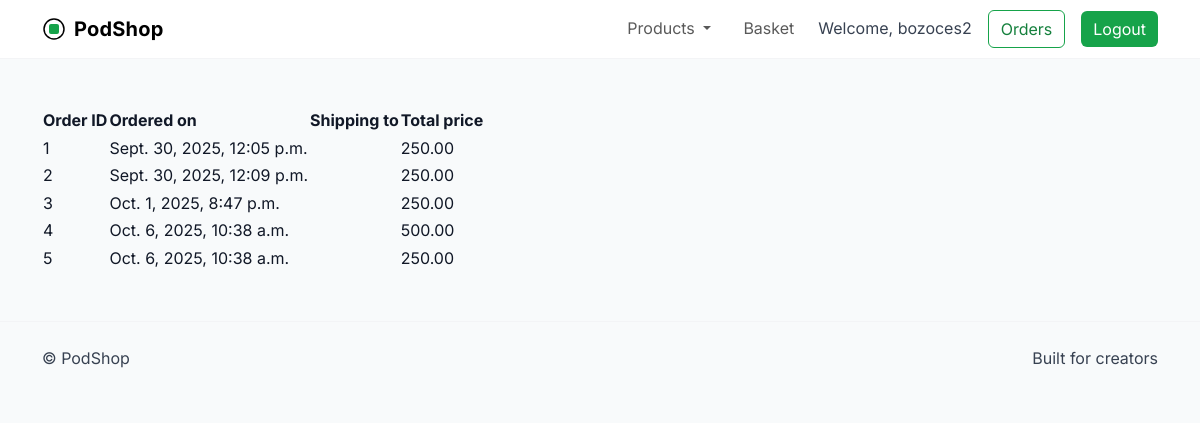
/orderhistory/ (signed in), run on an earlier commit of the app's database.
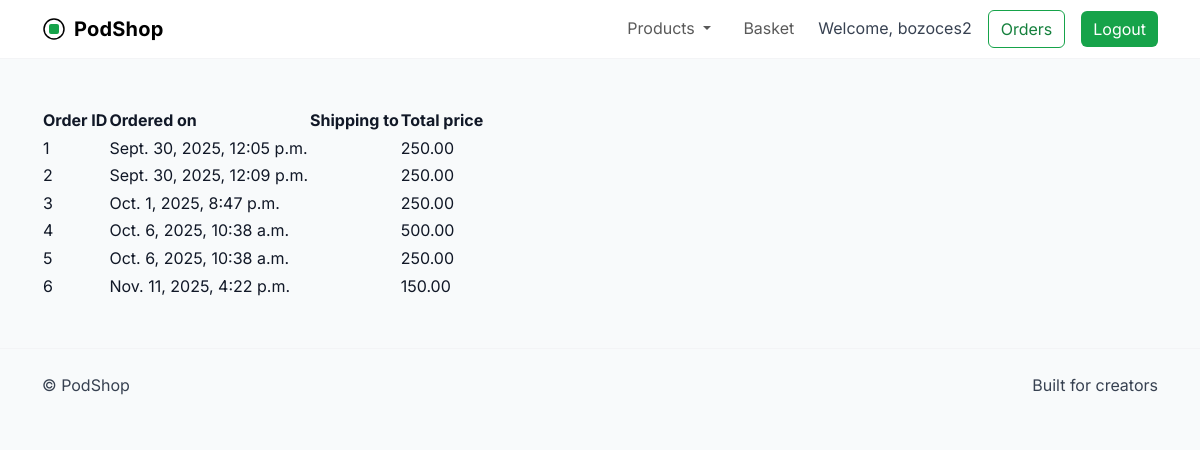
And on a later commit of the database.
### mikeshop/models.py (models this page shows, shortened)
class User(AbstractUser):
    pass

class Order(models.Model):
    id = models.AutoField(primary_key=True)
    date_ordered = models.DateTimeField(auto_now_add=True)
    basket_id = models.ForeignKey(Basket, on_delete=models.CASCADE)
    user_id = models.ForeignKey(User, on_delete=models.CASCADE)
    total_price = models.DecimalField(max_digits=6, decimal_places=2, default=0.0)
    first_name = models.CharField(max_length=100, default="")
    last_name = models.CharField(max_length=100, default="")
    email = models.EmailField(default="")
    phone = models.CharField(max_length=20, default="")
    address1 = models.CharField("Address line 1", max_length=100, default="")
    address2 = models.CharField("Address line 2", max_length=100, default="")
    city = models.CharField(max_length=100, default="")
    eircode = models.CharField(max_length=10, default="")
    payment_method = models.CharField(max_length=50, default="")

### mikeshop/views.py (the view)
# urls.py: path('orderhistory/', views.previous_orders, name="order_history"),
@login_required
def previous_orders(request):
    user = request.user
    orders = Order.objects.filter(user_id=user)
    return render(request, 'previous_orders.html', {'orders':orders})

### mikeshop/templates/previous_orders.html (shortened to what this page needs)
{% extends 'base.html' %}
{% block content %}
<table>
    <thead>
        <tr>
            <th>Order ID</th>
            <th>Ordered on</th>
            <th>Shipping to</th>
            <th>Total price</th>
        </tr>
    </thead>
    <tbody>
        {% for ord in orders %}
            <tr>
                <td>{{ ord.id }}</td>
                <td> {{ ord.date_ordered }}</td>
                <td> {{ ord.shipping_addr  }}</td>
                <td> {{ord.total_price }}</td>
            </tr>
        {% endfor %}
    </tbody>
</table>
{% endblock %}

### mikeshop/templates/base.html (shortened to what this page needs)
{% load static %}
<!DOCTYPE html>
<html lang="en">
<head>
  <link href="https://cdn.jsdelivr.net/npm/bootstrap@5.3.3/dist/css/bootstrap.min.css" rel="stylesheet">
</head>
<body>
  <nav class="navbar navbar-expand-lg sticky-top">
    <div class="container">
      <a class="navbar-brand ps-brand d-flex align-items-center gap-2" href="/">
        <svg width="24" height="24" viewBox="0 0 24 24" fill="none" aria-hidden="true">
          <circle cx="12" cy="12" r="10" stroke="currentColor" stroke-width="1.5"></circle>
          <rect x="7" y="7" width="10" height="10" rx="2" fill="currentColor" style="color:var(--ps-green-600)"></rect>
        </svg>
        PodShop
      </a>
      <div class="collapse navbar-collapse" id="navcol">
        <ul class="navbar-nav ms-auto align-items-lg-center gap-lg-3">
           <li class="nav-item dropdown">
          <a class="nav-link dropdown-toggle" href="#" role="button" data-bs-toggle="dropdown" aria-expanded="false">
            Products
          </a>
        </li>
          <li class="nav-item"><a class="nav-link" href="/basket/">Basket</a></li>
          {% if user.is_authenticated %}
            <li class="nav-item ps-2 ps-lg-0 ps-muted">Welcome, {{ user.username }}</li>
            <li class="nav-item"><a class="btn btn-outline-ps" href="/previousorders/">Orders</a></li>
            <li class="nav-item"><a class="btn btn-ps" href="/logout/">Logout</a></li>
          {% else %}
            <li class="nav-item"><a class="btn btn-outline-ps" href="/login/">Log in</a></li>
            <li class="nav-item"><a class="btn btn-ps" href="/register/">Sign up</a></li>
          {% endif %}
        </ul>
      </div>
    </div>
  </nav>
  <main class="container py-4 py-lg-5">
    {% block content %}{% endblock %}
  </main>
  <footer class="ps-footer py-4">
    <div class="container d-flex flex-wrap justify-content-between align-items-center gap-3">
      <span class="ps-muted">© {{ now|date:"Y" }} PodShop</span>
      <span class="ps-muted">Built for creators</span>
    </div>
  </footer>
</body>
</html>

### mikeshop/templates/base.html (style rules this page uses)
:root { --ps-green-600:#16a34a; --ps-green-700:#15803d; --ps-gray-50:#f8fafb; --ps-gray-100:#f3f4f6; --ps-gray-300:#d1d5db; --ps-gray-700:#374151; }
html, body { height:100%; }
body { background: var(--ps-gray-50); color: #111827; font-family: 'Inter', system-ui, -apple-system, Segoe UI, Roboto, Arial, sans-serif; line-height: 1.6; }
.navbar { background: #ffffff; border-bottom: 1px solid var(--ps-gray-100); }
.ps-brand { font-weight: 700; letter-spacing: 0.2px; }
.btn-ps { background: var(--ps-green-600); color:#fff; border: none; transition: transform .02s ease-in-out, box-shadow .2s; }
.btn-outline-ps { border:1px solid var(--ps-green-600); color: var(--ps-green-700); background: transparent; }
.ps-muted { color: var(--ps-gray-700); }
a { text-decoration: none; }
.ps-footer { color: var(--ps-gray-700); border-top:1px solid var(--ps-gray-100); }

What changed in the data, as far as the page shows it:
added Order: id "6", date_ordered "Nov. 11, 2025, 4:22 p.m.", total_price "150.00"
